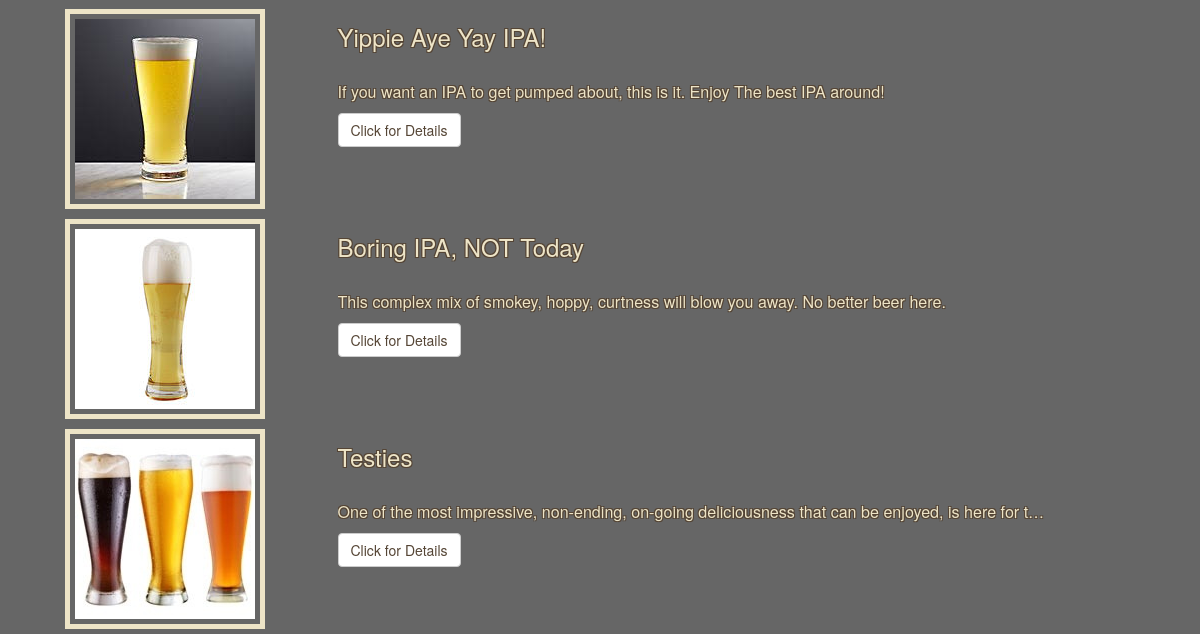
The app's page /beers?category_id=1 (lower part), older data.
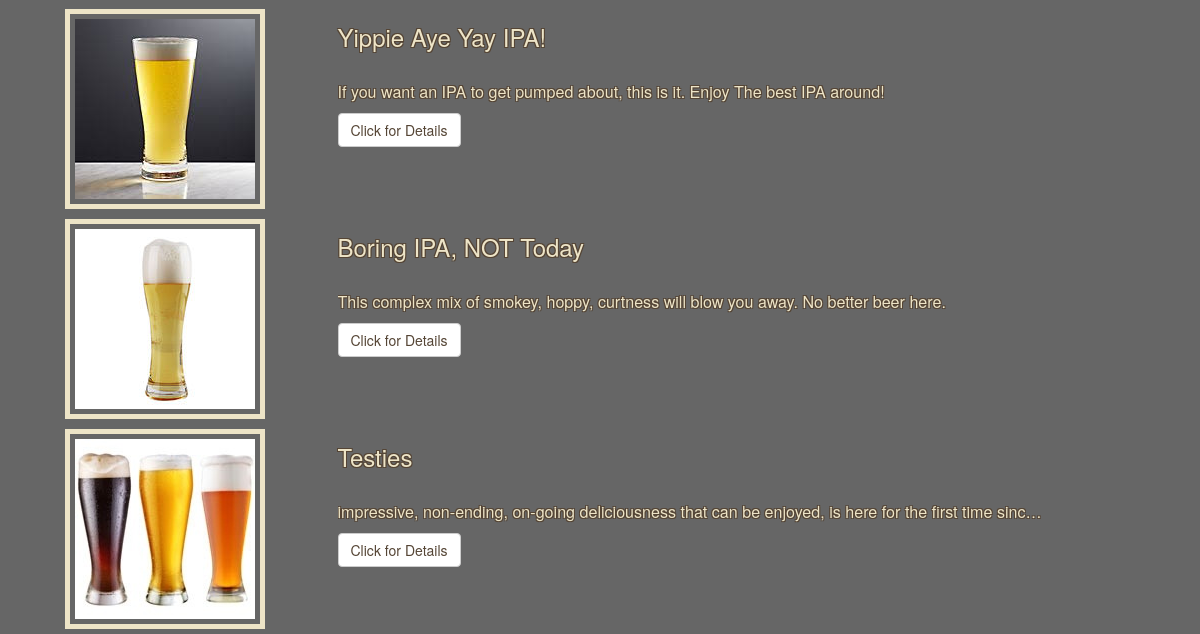
The same page, newer data.
### database_setup.py (models this page shows, shortened)
class Item(Base):
    __tablename__ = 'items'
    id = Column(Integer, primary_key=True)
    name = Column(String(50), nullable=False)
    description = Column(String(500))
    picture_path = Column(String(250))
    price = Column(String(10))
    ibu = Column(String(3))
    abv = Column(String(3))
    category_id = Column(Integer, ForeignKey('categories.id'))
    category = relationship(Category)
    user_id = Column(Integer, ForeignKey('users.id'))
    user = relationship(User)

### main.py (the view)
@app.route('/') # GET - Landing page, directs routes to /beer
@app.route('/beers') # GET - List of all beer
def showAllBeers():
    categories = session.query(Category).order_by(asc(Category.name))
    query = session.query(Item)
    category_id_filter = request.args.get('category_id')
    category_name = None
    if category_id_filter is not None:
        query = query.filter(Item.category_id == int(category_id_filter))
        category_name = session.query(Category).filter(Category.id == int(category_id_filter)).one().name
    print (query)
    items = query.all()
    return render_template('showAllBeers.html', categories=categories, items=items,
                            Item=Item, category_name=category_name)

### templates/showAllBeers.html (shortened to what this page needs)
{% extends "main.html" %}
{% block content %}
    {% for item in items %}
    <div class="col-md-12 list_of_beers">
        <div class="col-md-3">
            <img src="{{item.picture_path}}" alt="Image of a Beer.">
        </div>
        <div class="col-md-8">
            <h3>{{item.name}}</h3>
            <p class="truncate">{{item.description}}</p>
            <a href="{{url_for('showSpecificBeer', item_id = item.id)}}"><p class="btn btn-default">Click for Details</p></a>
        </div>
    </div>
    {% endfor %}
{% endblock %}

Row changes from the older to the newer data that the page shows:
changed Item "Testies": description "One of the most impressive, non-ending, on-going deliciousness that can be enjoyed, is here for t…" → "impressive, non-ending, on-going deliciousness that can be enjoyed, is here for the first time sinc…"
